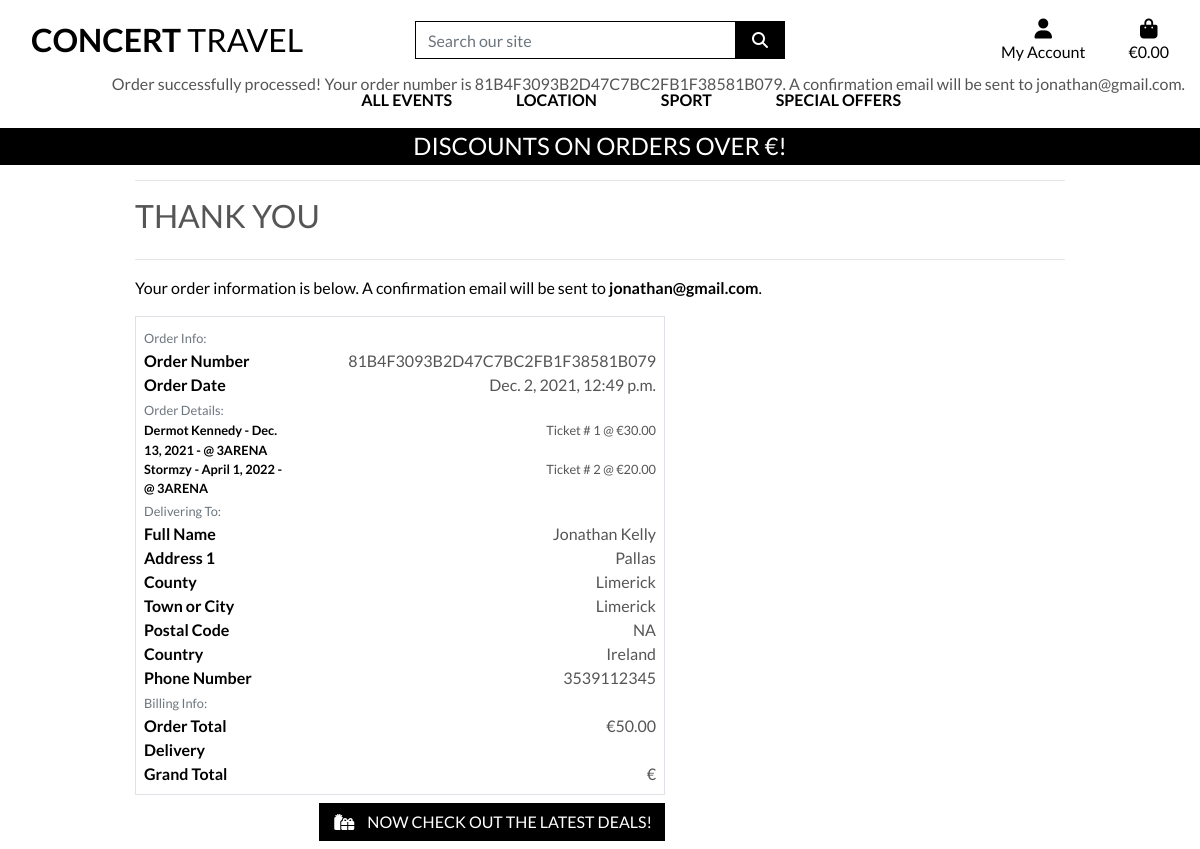
Screenshot of /checkout/checkout_success/81B4F3093B2D47C7BC2FB1F38581B079 with the database file from the repository.
### checkout/models.py (models this page shows, shortened)
class Order(models.Model):
    order_number = models.CharField(max_length=32, null=False, editable=False)
    full_name = models.CharField(max_length=50, null=False, blank=False)
    email = models.EmailField(max_length=254, null=False, blank=False)
    phone_number = models.CharField(max_length=20, null=False, blank=False)
    country = models.CharField(max_length=40, null=False, blank=False)
    postcode = models.CharField(max_length=20, null=True, blank=True)
    town_or_city = models.CharField(max_length=40, null=False, blank=False)
    street_address1 = models.CharField(max_length=80, null=False, blank=False)
    street_address2 = models.CharField(max_length=80, null=True, blank=True)
    county = models.CharField(max_length=80, null=True, blank=True)
    date = models.DateTimeField(auto_now_add=True)
    order_total = models.DecimalField(max_digits=10, decimal_places=2, null=False, default=0)
    original_bag = models.TextField(null=False, blank=False, default='')
    stripe_pid = models.CharField(max_length=254, null=False, blank=False, default='')

class OrderLineItem(models.Model):
    ticket_no = models.AutoField(primary_key=True)
    order = models.ForeignKey(Order, null=False, blank=False, on_delete=models.PROTECT, related_name='lineitems')
    event = models.ForeignKey(EventList, null=False, blank=False, on_delete=models.PROTECT)
    pickloc = models.ForeignKey(PickLoc, null=False, blank=False, on_delete=models.PROTECT)
    price = models.DecimalField(max_digits=6, decimal_places=2, null=False, blank=False, default=0)
    pax_fullname = models.CharField(max_length=50, null=True, blank=True)
    pax_email = models.CharField(max_length=50, null=True, blank=True)
    pax_tel = models.CharField(max_length=20, null=True, blank=True)

### events/models.py (models this page shows, shortened)
class EventList(models.Model):
    event_type = models.ForeignKey('EventType', on_delete=models.PROTECT)
    event_dest = models.ForeignKey('Destination', on_delete=models.PROTECT)
    name = models.CharField(max_length=254)
    description = models.CharField(max_length=254)
    event_date = models.DateField()
    publish = models.BooleanField(default=True)
    long_desc = models.TextField(null=True, blank=True)
    image_url = models.URLField(max_length=1024, null=True, blank=True)
    image = models.ImageField(null=True, blank=True)

class Destination(models.Model):
    destination = models.CharField(max_length=254)
    friendly_name = models.CharField(max_length=254, null=True, blank=True)
    def __str__(self):
        return self.destination

### checkout/views.py (the view)
# urls.py: path('checkout_success/<order_number>', views.checkout_success, name='checkout_success'),
def checkout_success(request, order_number):
    save_info = request.session.get('save_info')
    order = get_object_or_404(Order, order_number=order_number)
    messages.success(request, f'Order successfully processed! \
        Your order number is {order_number}. A confirmation \
        email will be sent to {order.email}.')
    if 'bag' in request.session:
        del request.session['bag']
    template = 'checkout/checkout_success.html'
    context = {
        'order': order,
    }
    return render(request, template, context)

### bag/context.py (called while the page is built, shortened)
def bag_contents(request):
    eventid = 0
    picklocid = 0
    ticket_price = 0
    total = 0
    product_count = 0
    bag_items = []
    bag = request.session.get('bag', {})
    grand_total = total # for header total
    context = {
        'bag_items': bag_items,
        'total': total,
        'product_count': product_count,
        'grand_total': grand_total
    }
    return context

### checkout/templates/checkout/checkout_success.html (shortened to what this page needs)
{% extends "base.html" %}
{% load static %}
{% load checkout-tools %}
{% block extra-css %}
    <link rel="stylesheet" href="{% static 'checkout/css/checkout.css' %}">
{% endblock %}
{% block page_header %}
    <div class="container header-container">
    </div>
{% endblock %}
{% block content %}
    <div class="overlay"></div>
    <div class="container">
        <div class="row">
            <div class="col">
                <hr>
                <h2 class="logo-font mb-4">Thank You</h2>
                <hr>
                <p class="text-black">Your order information is below. A confirmation email will be sent to <strong>{{ order.email }}</strong>.</p>
            </div>
        </div>
        <div class="row">
            <div class="col-12 col-lg-7">
                <div class="order-confirmation-wrapper p-2 border">
                    <div class="row">
                        <div class="col">
                            <small class="text-muted">Order Info:</small>
                        </div>
                    </div>
                    <div class="row">
                        <div class="col-12 col-md-4">
                            <p class="mb-0 text-black font-weight-bold">Order Number</p>
                        </div>
                        <div class="col-12 col-md-8 text-md-right">
                            <p class="mb-0">{{ order.order_number }}</p>
                        </div>
                    </div>
                    <div class="row">
                        <div class="col-12 col-md-4">
                            <p class="mb-0 text-black font-weight-bold">Order Date</p>
                        </div>
                        <div class="col-12 col-md-8 text-md-right">
                            <p class="mb-0">{{ order.date }}</p>
                        </div>
                    </div>
                    <div class="row">
                        <div class="col">
                            <small class="text-muted">Order Details:</small>
                        </div>
                    </div>
                    {% for item in order.lineitems.all %}
                    <div class="row">
                        <div class="col-12 col-md-4">
                            <p class="small mb-0 text-black font-weight-bold">
                                {{ item.event.name }} - {{item.event.event_date }} - @ {{ item.event.event_dest|upper }}
                            </p>
                        </div>
                        <div class="col-12 col-md-8 text-md-right">
                            <p class="small mb-0"> Ticket # {{ item.ticket_no }} @ €{{ item.price }}</p>
                        </div>
                    </div>
                    {% endfor %}
                    <div class="row">
                        <div class="col">
                            <small class="text-muted">Delivering To:</small>
                        </div>
                    </div>
                    <div class="row">
                        <div class="col-12 col-md-4">
                            <p class="mb-0 text-black font-weight-bold">Full Name</p>
                        </div>
                        <div class="col-12 col-md-8 text-md-right">
                            <p class="mb-0">{{ order.full_name }}</p>
                        </div>
                    </div>
                    <div class="row">
                        <div class="col-12 col-md-4">
                            <p class="mb-0 text-black font-weight-bold">Address 1</p>
                        </div>
                        <div class="col-12 col-md-8 text-md-right">
                            <p class="mb-0">{{ order.street_address1 }}</p>
                        </div>
                    </div>
                    {% if order.county %}
                    <div class="row">
                        <div class="col-12 col-md-4">
                            <p class="mb-0 text-black font-weight-bold">County</p>
                        </div>
                        <div class="col-12 col-md-8 text-md-right">
                            <p class="mb-0">{{ order.county }}</p>
                        </div>
                    </div>
                    {% endif %}
                    <div class="row">
                        <div class="col-12 col-md-4">
                            <p class="mb-0 text-black font-weight-bold">Town or City</p>
                        </div>
                        <div class="col-12 col-md-8 text-md-right">
                            <p class="mb-0">{{ order.town_or_city }}</p>
                        </div>
                    </div>
                    {% if order.postcode %}
                    <div class="row">
                        <div class="col-12 col-md-4">
                            <p class="mb-0 text-black font-weight-bold">Postal Code</p>
                        </div>
                        <div class="col-12 col-md-8 text-md-right">
                            <p class="mb-0">{{ order.postcode }}</p>
                        </div>
                    </div>
                    {% endif %}
                    <div class="row">
                        <div class="col-12 col-md-4">
                            <p class="mb-0 text-black font-weight-bold">Country</p>
                        </div>
                        <div class="col-12 col-md-8 text-md-right">
                            <p class="mb-0">{{ order.country }}</p>
                        </div>
                    </div>
                    <div class="row">
                        <div class="col-12 col-md-4">
                            <p class="mb-0 text-black font-weight-bold">Phone Number</p>
                        </div>
                        <div class="col-12 col-md-8 text-md-right">
                            <p class="mb-0">{{ order.phone_number }}</p>
                        </div>
                    </div>
                    <div class="row">
                        <div class="col">
                            <small class="text-muted">Billing Info:</small>
                        </div>
                    </div>
                    <div class="row">
                        <div class="col-12 col-md-4">
                            <p class="mb-0 text-black font-weight-bold">Order Total</p>
                        </div>
                        <div class="col-12 col-md-8 text-md-right">
                            <p class="mb-0">€{{ order.order_total }}</p>
                        </div>
                    </div>
                    <div class="row">
                        <div class="col-12 col-md-4">
                            <p class="mb-0 text-black font-weight-bold">Delivery</p>
                        </div>
                        <div class="col-12 col-md-8 text-md-right">
                        </div>
                    </div>
                    <div class="row">
                        <div class="col-12 col-md-4">
                            <p class="mb-0 text-black font-weight-bold">Grand Total</p>
                        </div>
                        <div class="col-12 col-md-8 text-md-right">
                            <p class="mb-0">€{{ order.grand_total }}</p>
                        </div>
                    </div>
                </div>
            </div>
        </div>
        <div class="row">
			<div class="col-12 col-lg-7 text-right">
				<a href="{% url 'events' %}?category=new_arrivals,deals,clearance" class="btn btn-black rounded-0 my-2">
					<span class="icon mr-2">
						<i class="fas fa-gifts"></i>
					</span>
					<span class="text-uppercase">Now check out the latest deals!</span>
				</a>
			</div>
		</div>
    </div>
{% endblock %}

### static/css/base.css (style rules this page uses)
html { height: 100%; }
body { height: calc(100vh - 164px); color: #555; font-family: 'Lato'; ; }
.icon { align-items: center; display: inline-flex; justify-content: center; height: 1.5rem; width: 1.5rem; }
.logo-font { text-transform: uppercase; }
.btn-black { background: black; color: white; }
.text-black { color: #000 !important; }
.overlay { height: 100%; width: 100%; top: 0; left: 0; position: fixed; background: white; z-index: -1; }
@media (min-width: 1200px) { .container { max-width: 80%; } }
@media (min-width: 992px) { .header-container { padding-top: 164px; } }

### rows the page displays
Order: email "jonathan@gmail.com", order_number "81B4F3093B2D47C7BC2FB1F38581B079", date "Dec. 2, 2021, 12:49 p.m.", full_name "Jonathan Kelly", street_address1 "Pallas", county "Limerick", town_or_city "Limerick", postcode "NA", country "Ireland", phone_number "3539112345", order_total "50.00"
OrderLineItem: event.name "Dermot Kennedy", event.event_date "Dec. 13, 2021", event.event_dest "3ARENA", ticket_no "1", price "30.00"
OrderLineItem: event.name "Stormzy", event.event_date "April 1, 2022", event.event_dest "3ARENA", ticket_no "2", price "20.00"

### other values shown
{{ message }} "Order successfully processed! Your order number is 81B4F3093B2D47C7BC2FB1F38581B079. A confirmation email will be sent to jonathan@gmail.com."
